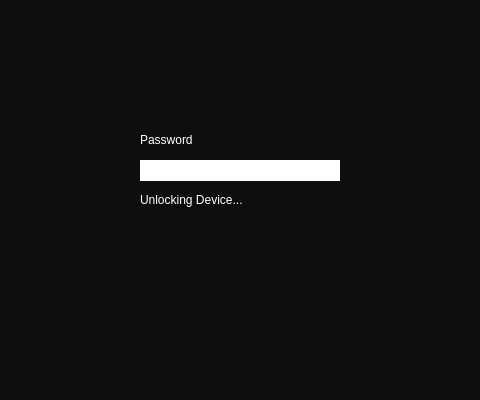
   <widget class="QWidget" name="blockerView" native="true">
    <property name="enabled">
     <bool>true</bool>
    </property>
    <property name="geometry">
     <rect>
      <x>-480</x>
      <y>0</y>
      <width>480</width>
      <height>400</height>
     </rect>
    </property>
    <property name="styleSheet">
     <string notr="true"/>
    </property>
    <widget class="QLineEdit" name="passwordLineEdit">
     <property name="geometry">
      <rect>
       <x>140</x>
       <y>160</y>
       <width>200</width>
       <height>21</height>
      </rect>
     </property>
     <property name="styleSheet">
      <string notr="true">border:0;</string>
     </property>
     <property name="echoMode">
      <enum>QLineEdit::Password</enum>
     </property>
     <property name="placeholderText">
      <string/>
     </property>
    </widget>
    <widget class="QWidget" name="bgWidget" native="true">
     <property name="geometry">
      <rect>
       <x>0</x>
       <y>0</y>
       <width>480</width>
       <height>400</height>
      </rect>
     </property>
     <property name="styleSheet">
      <string notr="true">background-color: rgba(0,0,0,240);</string>
     </property>
     <widget class="QLabel" name="passwordLabel">
      <property name="geometry">
       <rect>
        <x>140</x>
        <y>130</y>
        <width>191</width>
        <height>20</height>
       </rect>
      </property>
      <property name="styleSheet">
       <string notr="true">color: white;
background-color: rgba(0,0,0, 0%)</string>
      </property>
      <property name="text">
       <string>Password</string>
      </property>
     </widget>
     <widget class="QLabel" name="unlockingInfo">
      <property name="geometry">
       <rect>
        <x>140</x>
        <y>190</y>
        <width>191</width>
        <height>20</height>
       </rect>
      </property>
      <property name="styleSheet">
       <string notr="true">color: white;
background-color: rgba(0,0,0, 0%)</string>
      </property>
      <property name="text">
       <string>Unlocking Device...</string>
      </property>
     </widget>
    </widget>
    <zorder>bgWidget</zorder>
    <zorder>passwordLineEdit</zorder>
   </widget>
